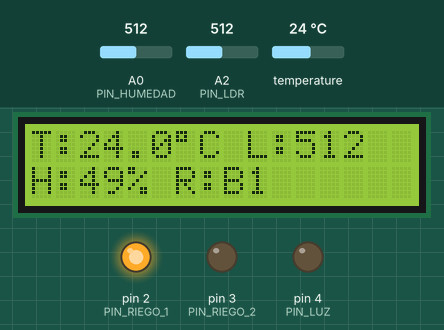
Recording of a sketch running on a simulated Arduino Uno, built with avr-gcc and run on an emulated ATmega328P. Parts: 16×2 character LCD, output pins drawn as LEDs (lit = HIGH). The inputs (shaded band) are chosen by the test bench; at power-on: temperature 24 °C, A0 (PIN_HUMEDAD) = 512, A2 (PIN_LDR) = 512.

Above: at 2.8 s.
2.9 s: temperature set to 27.5 °C
At 5.0 s:
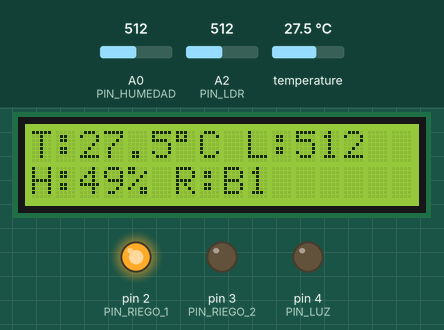
5.6 s: temperature set to 28.8 °C
At 7.4 s:
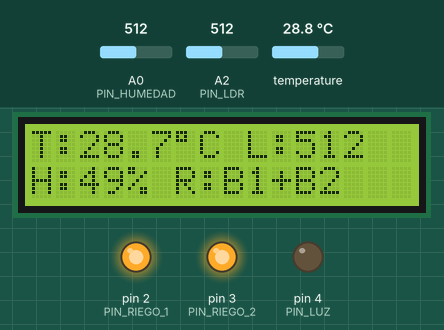
8.0 s: A0 (PIN_HUMEDAD) set to 374
At 10.7 s:
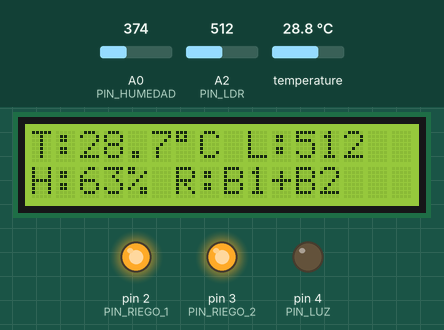
11.0 s: A0 (PIN_HUMEDAD) set to 349
At 14.3 s:
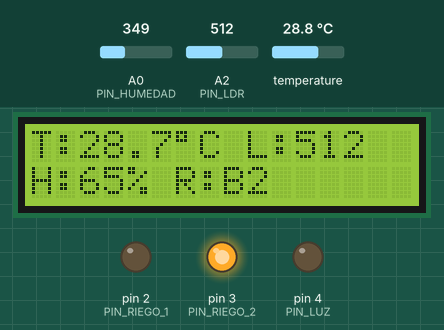
14.6 s: temperature set to 12 °C
At 15.5 s:
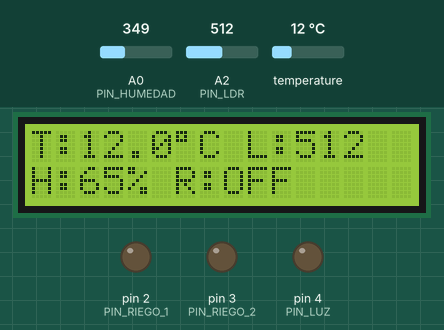
17.0 s: A2 (PIN_LDR) set to 161
At 19.0 s:
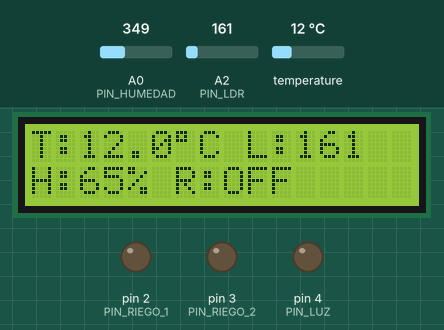
20.0 s: A2 (PIN_LDR) set to 143
Timing chart, 0 to 23.0 s (numbered marks = the images above; inputs shaded):
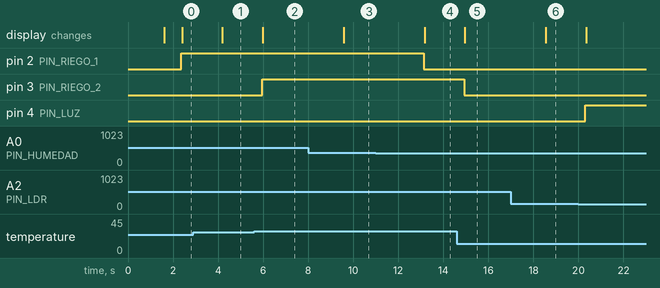

The sketch:

SistemaRiegoControlAmbiental.ino
```cpp
/*
 * Sistema de Riego y Control Ambiental Automatizado v1.0
 * Autor: Tobias Martinez Ortiz
 * Licencia: MIT
 *
 * Descripción:
 * Sistema de automatización para riego y control microclimático
 * con sensores de temperatura (DS18B20), humedad de suelo capacitiva
 * y luminosidad (LDR). Incluye protecciones eléctricas y manejo de fallas.
 */

#include <Wire.h>
#include <OneWire.h>
#include <DallasTemperature.h>
#include <LiquidCrystal_I2C.h>

// ==================== CONFIGURACIÓN ====================

// Pantalla LCD 16x2 vía I2C (dirección más común 0x27)
LiquidCrystal_I2C lcd(0x27, 16, 2);

// Bus OneWire - Sensor DS18B20
// IMPORTANTE: Resistencia pull-up de 4.7 kΩ entre DATA y 5V
const int PIN_TEMP_ONEWIRE = 5;
OneWire oneWire(PIN_TEMP_ONEWIRE);
DallasTemperature sensorTemp(&oneWire);

// Entradas analógicas
const int PIN_HUMEDAD = A0;   // Sensor capacitivo de humedad de suelo
const int PIN_LDR     = A2;   // Fotorresistencia (LDR)

// Salidas hacia módulo de relés optoacoplado
const int PIN_RIEGO_1 = 2;    // Relé 1 - Bomba / Válvula 1
const int PIN_RIEGO_2 = 3;    // Relé 2 - Bomba / Válvula 2
const int PIN_LUZ     = 4;    // Relé 3 - Iluminación auxiliar

// Lógica de los relés (cambiar según el módulo que uses)
const int RELE_ON  = HIGH;    // Usar LOW si tu módulo es activo en bajo
const int RELE_OFF = LOW;

// Umbrales (ajustables según cultivo y clima)
const int  UMBRAL_HUMEDAD     = 65;     // %
const float UMBRAL_TEMPERATURA = 28.0;  // °C
const int  UMBRAL_LUZ         = 150;    // Valor analógico LDR

// ==================== SETUP ====================

void setup() {
  Serial.begin(9600);

  // Configurar pines de salida
  pinMode(PIN_RIEGO_1, OUTPUT);
  pinMode(PIN_RIEGO_2, OUTPUT);
  pinMode(PIN_LUZ, OUTPUT);

  // Apagar todo al inicio (estado seguro)
  digitalWrite(PIN_RIEGO_1, RELE_OFF);
  digitalWrite(PIN_RIEGO_2, RELE_OFF);
  digitalWrite(PIN_LUZ, RELE_OFF);

  // Inicializar sensor de temperatura
  sensorTemp.begin();

  // Inicializar pantalla LCD
  lcd.init();
  lcd.backlight();
  lcd.setCursor(0, 0);
  lcd.print("Sistema Riego");
  lcd.setCursor(0, 1);
  lcd.print("Iniciando...");
  delay(1500);
  lcd.clear();
}

// ==================== LOOP ====================

void loop() {
  // ----- 1. Lectura de sensores -----
  int rawHumedad = analogRead(PIN_HUMEDAD);
  int humedad = map(rawHumedad, 1023, 0, 0, 100);
  humedad = constrain(humedad, 0, 100);

  sensorTemp.requestTemperatures();
  float tempC = sensorTemp.getTempCByIndex(0);
  bool errorSensorTemp = (tempC == DEVICE_DISCONNECTED_C);

  // Valor de resguardo ante falla del sensor
  if (errorSensorTemp) {
    tempC = 0.0;
  }

  int luzLDR = analogRead(PIN_LDR);

  // ----- 2. Lógica de riego -----
  if ((humedad < UMBRAL_HUMEDAD) && (tempC >= UMBRAL_TEMPERATURA)) {
    // Caso 1: Riego máximo
    digitalWrite(PIN_RIEGO_1, RELE_ON);
    digitalWrite(PIN_RIEGO_2, RELE_ON);
  }
  else if ((humedad < UMBRAL_HUMEDAD) && (tempC < UMBRAL_TEMPERATURA)) {
    // Caso 2: Riego moderado
    digitalWrite(PIN_RIEGO_1, RELE_ON);
    digitalWrite(PIN_RIEGO_2, RELE_OFF);
  }
  else if ((humedad >= UMBRAL_HUMEDAD) && (tempC >= UMBRAL_TEMPERATURA)) {
    // Caso 3: Refrigeración / nebulización
    digitalWrite(PIN_RIEGO_1, RELE_OFF);
    digitalWrite(PIN_RIEGO_2, RELE_ON);
  }
  else {
    // Caso 4: Reposo
    digitalWrite(PIN_RIEGO_1, RELE_OFF);
    digitalWrite(PIN_RIEGO_2, RELE_OFF);
  }

  // ----- 3. Control de fotoperíodo -----
  if (luzLDR < UMBRAL_LUZ) {
    digitalWrite(PIN_LUZ, RELE_ON);
  } else {
    digitalWrite(PIN_LUZ, RELE_OFF);
  }

  // ----- 4. Mostrar información en LCD -----
  lcd.setCursor(0, 0);
  if (errorSensorTemp) {
    lcd.print("Error sensor T  ");
  } else {
    lcd.print("T:");
    lcd.print(tempC, 1);
    lcd.print((char)223);   // Símbolo de grados °
    lcd.print("C L:");
    lcd.print(luzLDR);
    lcd.print("   ");
  }

  lcd.setCursor(0, 1);
  lcd.print("H:");
  lcd.print(humedad);
  lcd.print("% R:");

  if (digitalRead(PIN_RIEGO_1) == RELE_ON && digitalRead(PIN_RIEGO_2) == RELE_ON) {
    lcd.print("B1+B2");
  } else if (digitalRead(PIN_RIEGO_1) == RELE_ON) {
    lcd.print("B1   ");
  } else if (digitalRead(PIN_RIEGO_2) == RELE_ON) {
    lcd.print("B2   ");
  } else {
    lcd.print("OFF  ");
  }

  // El DS18B20 necesita al menos 750 ms para la conversión a 12 bits
  delay(1000);
}
```

Measured:
- the behaviour switches between 27.9 and 28 °C on temperature (found by bisection; images 1 and 2)
- the behaviour switches between 359 and 358 on A0 (PIN_HUMEDAD) (found by bisection; images 3 and 4)
- after the input at 2.9 s, the display: changes after 1.3 s (image 1)
- after the input at 5.6 s, pin 3 (PIN_RIEGO_2): LOW → HIGH after 0.36 s; the display: changes after 0.39 s (image 2)
- after the input at 8.0 s, the display: changes after 1.6 s (image 3)
- after the input at 11.0 s, pin 2 (PIN_RIEGO_1): HIGH → LOW after 2.1 s; the display: changes after 2.2 s (image 4)
- after the input at 14.6 s, pin 3 (PIN_RIEGO_2): HIGH → LOW after 0.33 s; the display: changes after 0.36 s (image 5)
- after the input at 17.0 s, the display: changes after 1.5 s (image 6)
- after the input at 20.0 s, pin 4 (PIN_LUZ): LOW → HIGH after 0.31 s
